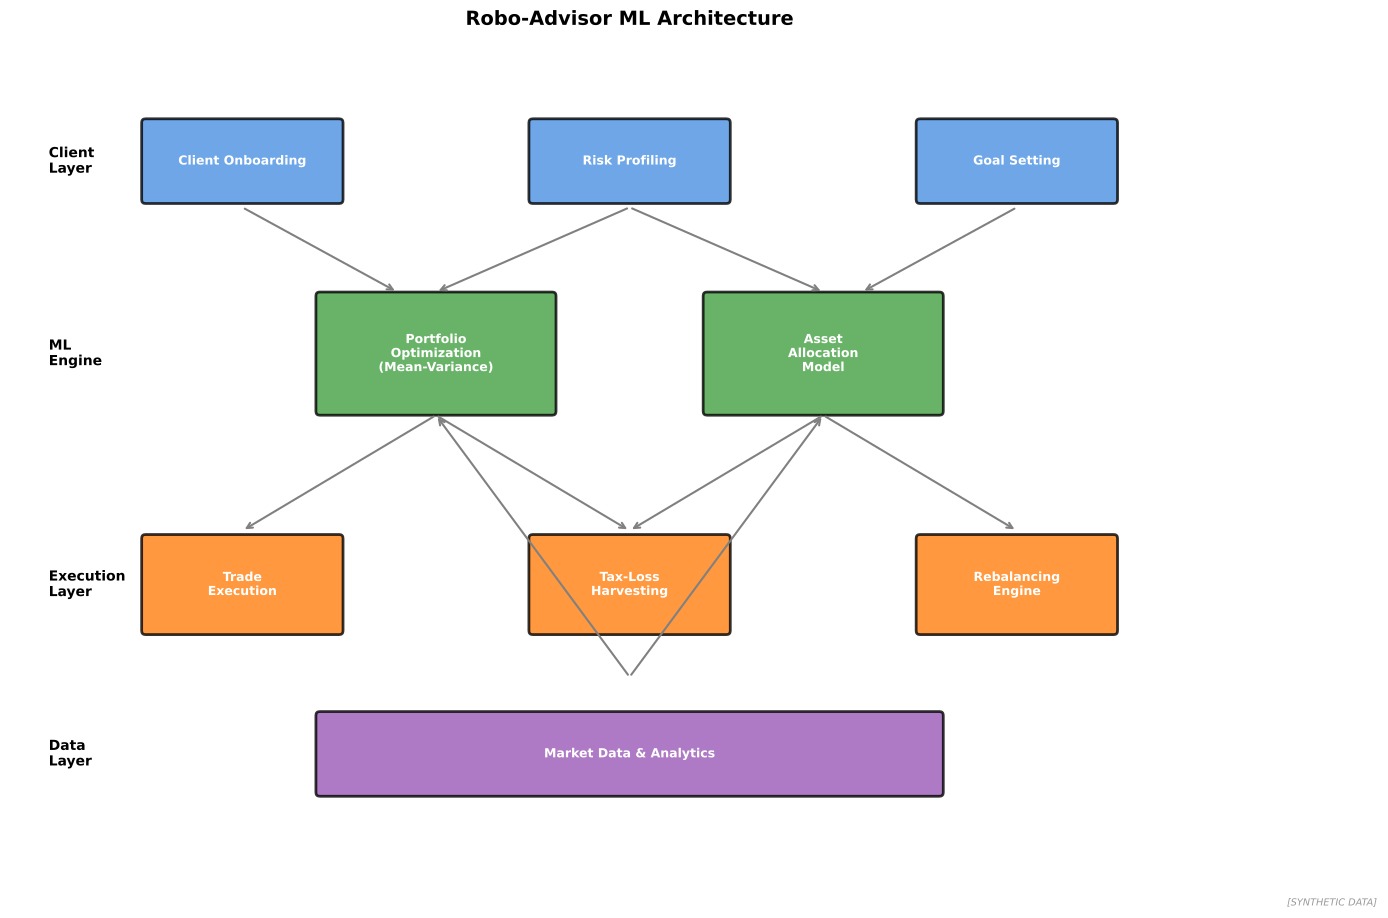

Write the Python code that produced this figure.
"""
Robo-Advisor Architecture
ML components in automated investment

Output: robo_advisor_architecture.pdf
Module: module_03_ai_ml
Lesson: 33 - Robo-Advisors ML
"""

from pathlib import Path
import matplotlib.pyplot as plt
import matplotlib.patches as mpatches
import numpy as np

CHART_METADATA = {
    'title': 'Robo Advisor Architecture',
    'module': 'module_03_ai_ml',
    'lesson': 33,
    'url': 'https://github.com/Digital-AI-Finance/digital-finance/tree/main/module_03_ai_ml/figures/robo_advisor_architecture'
}

plt.rcParams.update({'font.size': 10, 'axes.labelsize': 10})

def create_chart():
    fig, ax = plt.subplots(figsize=(16, 10))
    ax.set_xlim(0, 16)
    ax.set_ylim(0, 10)

    # Core components
    components = [
        # Client layer
        (3, 8.5, 'Client Onboarding', '#4A90E2', 2.5, 1),
        (8, 8.5, 'Risk Profiling', '#4A90E2', 2.5, 1),
        (13, 8.5, 'Goal Setting', '#4A90E2', 2.5, 1),

        # ML Engine layer
        (5.5, 6, 'Portfolio\nOptimization\n(Mean-Variance)', '#44A044', 3, 1.5),
        (10.5, 6, 'Asset\nAllocation\nModel', '#44A044', 3, 1.5),

        # Execution layer
        (3, 3, 'Trade\nExecution', '#FF7F0E', 2.5, 1.2),
        (8, 3, 'Tax-Loss\nHarvesting', '#FF7F0E', 2.5, 1.2),
        (13, 3, 'Rebalancing\nEngine', '#FF7F0E', 2.5, 1.2),

        # Data layer
        (8, 0.8, 'Market Data & Analytics', '#9B59B6', 8, 1),
    ]

    for x, y, label, color, w, h in components:
        rect = mpatches.FancyBboxPatch((x-w/2, y-h/2), w, h,
                                        boxstyle="round,pad=0.05",
                                        facecolor=color, alpha=0.8,
                                        edgecolor='black', linewidth=2)
        ax.add_patch(rect)
        ax.text(x, y, label, ha='center', va='center', fontsize=9,
               fontweight='bold', color='white')

    # Layer labels
    ax.text(0.5, 8.5, 'Client\nLayer', fontsize=10, fontweight='bold', va='center')
    ax.text(0.5, 6, 'ML\nEngine', fontsize=10, fontweight='bold', va='center')
    ax.text(0.5, 3, 'Execution\nLayer', fontsize=10, fontweight='bold', va='center')
    ax.text(0.5, 0.8, 'Data\nLayer', fontsize=10, fontweight='bold', va='center')

    # Arrows
    arrows = [
        ((3, 7.9), (5, 6.8)),
        ((8, 7.9), (5.5, 6.8)),
        ((8, 7.9), (10.5, 6.8)),
        ((13, 7.9), (11, 6.8)),
        ((5.5, 5.2), (3, 3.7)),
        ((5.5, 5.2), (8, 3.7)),
        ((10.5, 5.2), (8, 3.7)),
        ((10.5, 5.2), (13, 3.7)),
        ((8, 1.8), (5.5, 5.2)),
        ((8, 1.8), (10.5, 5.2)),
    ]

    for start, end in arrows:
        ax.annotate('', xy=end, xytext=start,
                   arrowprops=dict(arrowstyle='->', color='gray', lw=1.5))

    ax.set_title('Robo-Advisor ML Architecture', fontsize=14, fontweight='bold', pad=15)
    ax.axis('off')

    fig.text(0.98, 0.02, '[SYNTHETIC DATA]', fontsize=7, color='#999999', ha='right', style='italic')

    output_path = Path(__file__).parent / 'robo_advisor_architecture.pdf'
    plt.savefig(output_path, format='pdf', dpi=300, bbox_inches='tight')
    plt.close()
    print(f"Chart saved to: {output_path}")
    return output_path

if __name__ == '__main__':
    create_chart()
